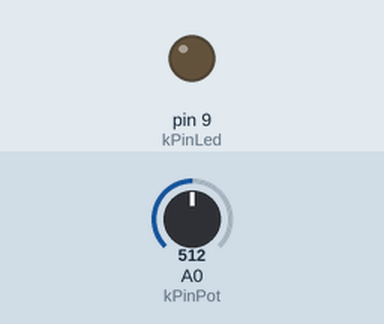
Bench run of a sketch on a simulated Arduino Uno, built with avr-gcc and run on an emulated ATmega328P. Parts: output pins drawn as LEDs (lit = HIGH). The inputs (shaded band) are chosen by the test bench; at power-on: A0 (kPinPot) = 512.

Above: at 1.2 s.
1.3 s: A0 (kPinPot) set to 0
At 3.0 s:
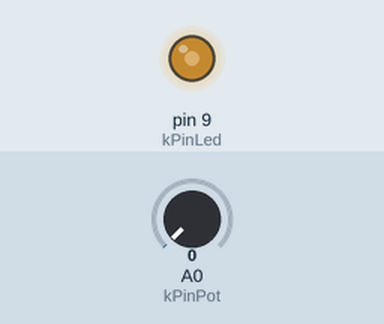
4.3 s: A0 (kPinPot) set to 10
7.3 s: A0 (kPinPot) set to 14
At 7.91 s:
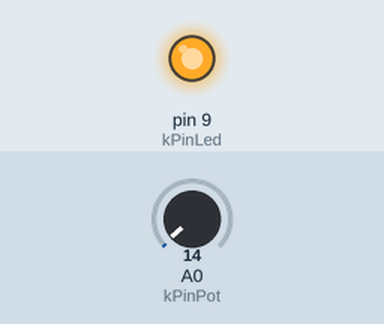
Timing chart, 0 to 16.3 s (numbered marks = the images above; inputs shaded):
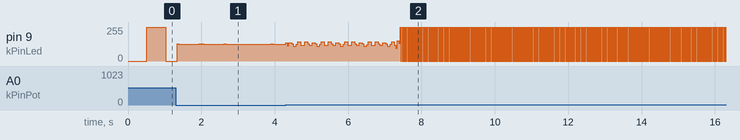

The sketch:

unicolor-led-poten-v2.ino
```cpp
/*
 * Program Name: Unicolor LED BLink Potenciometer
 * Version: v2
 * Author: Ignacio Rubio
 * Date: 24 November 2017
 * Description: Blinks a LED using a potenciometer.
 */

const int kPinPot = A0;
const int kPinLed = 9;

void setup() {
  pinMode(kPinPot, INPUT);
  pinMode(kPinLed, OUTPUT);
}

long lastTime = 0;
int ledValue = LOW;

void loop() {
  int sensorValue;

  sensorValue = analogRead(kPinPot);

  if (millis() > lastTime + sensorValue) {
    if (ledValue == LOW) {
      ledValue = HIGH;
    }
    else {
      ledValue = LOW;
    }

    lastTime = millis();
    digitalWrite(kPinLed, ledValue);
  }
}
```

Measured:
- the behaviour switches between 12 and 13 on A0 (kPinPot) (found by bisection; images 1 and 2)
